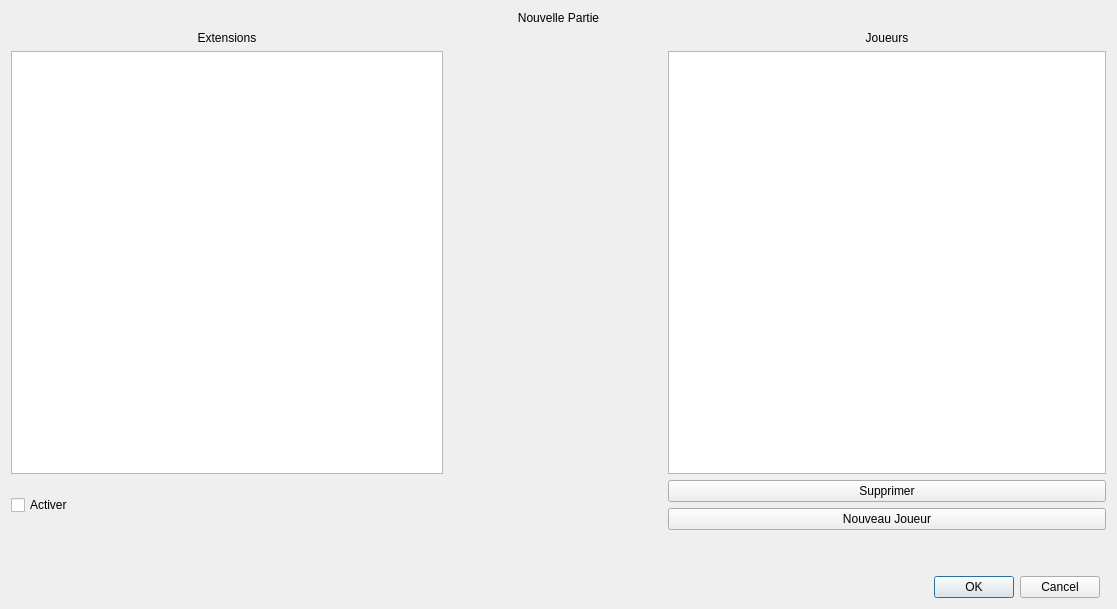
<?xml version="1.0" encoding="UTF-8"?>
<ui version="4.0">
 <class>DialogNouvellePartie</class>
 <widget class="QDialog" name="DialogNouvellePartie">
  <property name="geometry">
   <rect>
    <x>0</x>
    <y>0</y>
    <width>1117</width>
    <height>609</height>
   </rect>
  </property>
  <property name="windowTitle">
   <string>Dialog</string>
  </property>
  <layout class="QGridLayout" name="gridLayout_2">
   <item row="0" column="1">
    <layout class="QGridLayout" name="gridLayout">
     <item row="4" column="2">
      <spacer name="horizontalSpacer_3">
       <property name="orientation">
        <enum>Qt::Horizontal</enum>
       </property>
       <property name="sizeHint" stdset="0">
        <size>
         <width>40</width>
         <height>20</height>
        </size>
       </property>
      </spacer>
     </item>
     <item row="1" column="0" colspan="2">
      <widget class="QLabel" name="label_2">
       <property name="text">
        <string>Extensions</string>
       </property>
       <property name="alignment">
        <set>Qt::AlignCenter</set>
       </property>
      </widget>
     </item>
     <item row="2" column="3" colspan="3">
      <widget class="QListWidget" name="listWidget_2"/>
     </item>
     <item row="2" column="0" colspan="2">
      <widget class="QListWidget" name="listWidget"/>
     </item>
     <item row="7" column="0">
      <spacer name="horizontalSpacer_6">
       <property name="orientation">
        <enum>Qt::Horizontal</enum>
       </property>
       <property name="sizeHint" stdset="0">
        <size>
         <width>40</width>
         <height>20</height>
        </size>
       </property>
      </spacer>
     </item>
     <item row="0" column="0" colspan="6">
      <widget class="QLabel" name="label">
       <property name="text">
        <string>Nouvelle Partie</string>
       </property>
       <property name="alignment">
        <set>Qt::AlignCenter</set>
       </property>
      </widget>
     </item>
     <item row="3" column="0" rowspan="2" colspan="2">
      <widget class="QCheckBox" name="checkBox">
       <property name="layoutDirection">
        <enum>Qt::LeftToRight</enum>
       </property>
       <property name="text">
        <string>Activer</string>
       </property>
      </widget>
     </item>
     <item row="7" column="1">
      <spacer name="horizontalSpacer_7">
       <property name="orientation">
        <enum>Qt::Horizontal</enum>
       </property>
       <property name="sizeHint" stdset="0">
        <size>
         <width>40</width>
         <height>20</height>
        </size>
       </property>
      </spacer>
     </item>
     <item row="7" column="3">
      <spacer name="horizontalSpacer">
       <property name="orientation">
        <enum>Qt::Horizontal</enum>
       </property>
       <property name="sizeHint" stdset="0">
        <size>
         <width>40</width>
         <height>20</height>
        </size>
       </property>
      </spacer>
     </item>
     <item row="5" column="4">
      <spacer name="verticalSpacer">
       <property name="orientation">
        <enum>Qt::Vertical</enum>
       </property>
       <property name="sizeType">
        <enum>QSizePolicy::Preferred</enum>
       </property>
       <property name="sizeHint" stdset="0">
        <size>
         <width>20</width>
         <height>40</height>
        </size>
       </property>
      </spacer>
     </item>
     <item row="3" column="3" colspan="3">
      <widget class="QPushButton" name="pbSupprimer">
       <property name="text">
        <string>Supprimer</string>
       </property>
      </widget>
     </item>
     <item row="4" column="3" colspan="3">
      <widget class="QPushButton" name="pbNouveauJoueur">
       <property name="text">
        <string>Nouveau Joueur</string>
       </property>
      </widget>
     </item>
     <item row="1" column="3" colspan="3">
      <widget class="QLabel" name="label_3">
       <property name="text">
        <string>Joueurs</string>
       </property>
       <property name="alignment">
        <set>Qt::AlignCenter</set>
       </property>
      </widget>
     </item>
     <item row="7" column="4">
      <widget class="QDialogButtonBox" name="buttonBox">
       <property name="orientation">
        <enum>Qt::Horizontal</enum>
       </property>
       <property name="standardButtons">
        <set>QDialogButtonBox::Cancel|QDialogButtonBox::Ok</set>
       </property>
      </widget>
     </item>
    </layout>
   </item>
  </layout>
 </widget>
 <resources/>
 <connections>
  <connection>
   <sender>buttonBox</sender>
   <signal>accepted()</signal>
   <receiver>DialogNouvellePartie</receiver>
   <slot>accept()</slot>
   <hints>
    <hint type="sourcelabel">
     <x>248</x>
     <y>254</y>
    </hint>
    <hint type="destinationlabel">
     <x>157</x>
     <y>274</y>
    </hint>
   </hints>
  </connection>
  <connection>
   <sender>buttonBox</sender>
   <signal>rejected()</signal>
   <receiver>DialogNouvellePartie</receiver>
   <slot>reject()</slot>
   <hints>
    <hint type="sourcelabel">
     <x>316</x>
     <y>260</y>
    </hint>
    <hint type="destinationlabel">
     <x>286</x>
     <y>274</y>
    </hint>
   </hints>
  </connection>
 </connections>
</ui>
